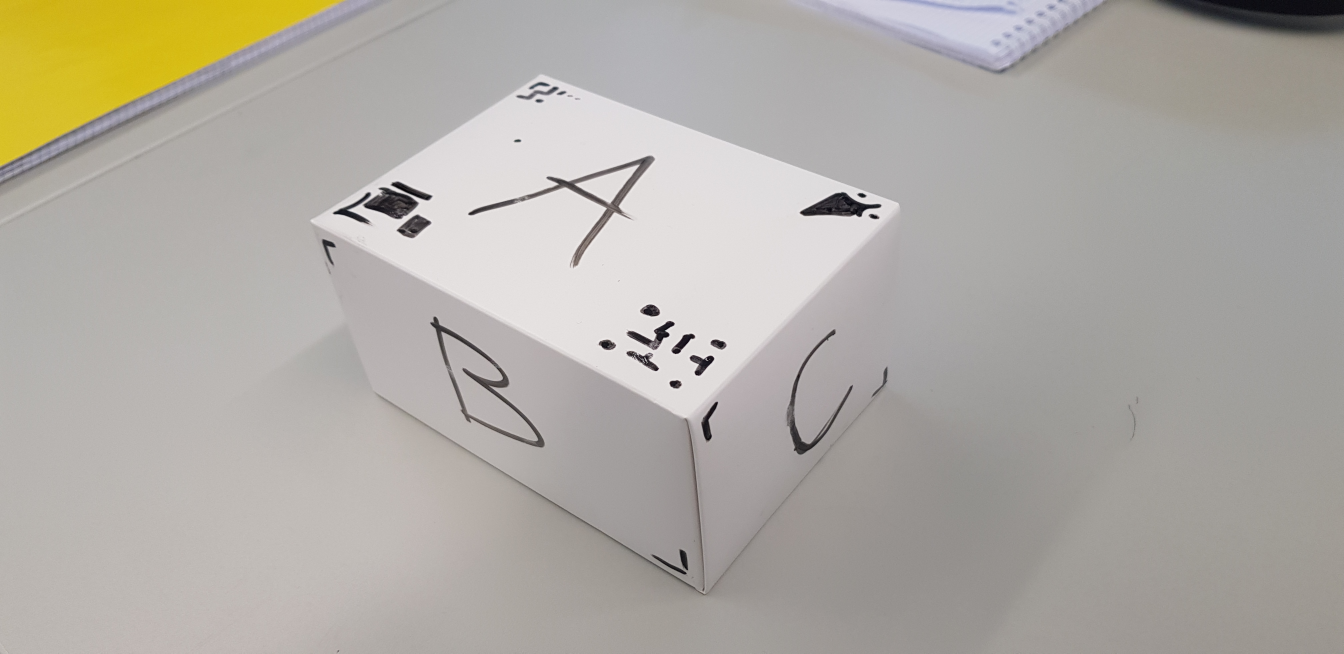
#> input picture _img/perspective.jpg, 4032 x 1960 px, found by its file name (shown at 1/3 size)
$ python homography_chess.py
#> lines starting #> are read from the running program, lines starting #| are printed output that depends on the picture
#> in main, img_d is the input picture: shape (1960, 4032, 3); mean R, G, B 176, 171.8, 164.7
import numpy as np
import matplotlib.pyplot as plt
import lib.cppmodule as cpp # path from vs code root --> cd to /app/python
import time

# --- Constants ----------------------------------------------------------- #
FIGURE_SIZE = (12, 9)

# --- Functions ----------------------------------------------------------- #

def plotPointsOnImage(img: np.ndarray, points: np.ndarray):
    plt.figure()
    plt.imshow(img)
    for point in points:
        plt.plot(point[1], point[0], 'o')
    plt.title("image with points at specified coordinates")
    plt.xlabel("coordinate 1")
    plt.ylabel("coordinate 0")
    plt.show(block=False)

# solve system of equations to find H_d_u
def homographyFrom4PointCorrespondences(x_d: np.ndarray, x_u: np.ndarray) -> np.ndarray:

    A = np.zeros((8,8))
    y = np.zeros(8)

    for n in range(4): # for each reference point generate two lines of the EqSys
        xu = x_u[n][0]; yu = x_u[n][1]
        xd = x_d[n][0]; yd = x_d[n][1]

        x_idx = 2*n
        y_idx = 2*n + 1

        A[x_idx] = np.array([xu, yu, 1, 0 , 0 , 0, -xd*xu, -xd*yu])
        A[y_idx] = np.array([0 , 0 , 0, xu, yu, 1, -yd*xu, -yd*yu])

        y[x_idx] = xd
        y[y_idx] = yd

    h_coefs = np.linalg.solve(A, y)
    H_d_u = np.append(h_coefs, [1]).reshape((3,3))
    return H_d_u

def hom2inhom(xhom):
    return xhom[0:2]/xhom[2]

def inhom2hom(x):
    xhom = np.ones(3)
    xhom[0:2] = x
    return xhom

def pointwiseUndistort(H_d_u, img_d, M, N):
#> called with H_d_u = array of shape (3, 3), M = 600, N = 800
    img_u = np.empty((M,N,3), np.uint8)
    for m in range(M):
        for n in range(N):
            # Change to hom. coords, do transform, go back to inhom coords
            xu = np.array([m, n])
            xu_hom = inhom2hom(xu)

            xd_hom = H_d_u@xu_hom # hom. transform

            xd = hom2inhom(xd_hom)
            xd = np.round(xd).astype(int) # get integer coords

            # Use transformed coords to get pixel value
            img_u[m][n] = img_d[xd[0], xd[1], :] # last dimensions: rgb channels
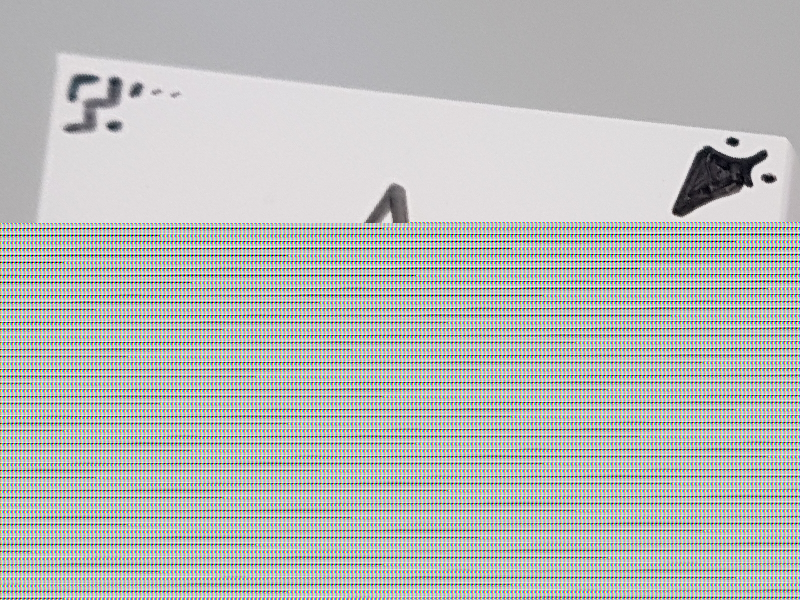
#> img_u: shape (600, 800, 3); mean R, G, B 185.8, 185, 185.6
    return img_u

def main():
    # Reading image
    imgName = '/app/_img/perspective.jpg'
    img_d = plt.imread(imgName)

    # [14 lines of commented-out code are left out]
    M, N = 600, 800
    x_d = np.array([[163, 1605], [459, 2841], [722, 875], [1300, 2206]])
    x_u = np.array([[0, 0], [0, N-1], [M-1, 0], [M-1, N-1]])


    # Show reference points in original, distorted image
    # plotPointsOnImage(img_d, x_d)

    H_d_u = homographyFrom4PointCorrespondences(x_d, x_u)


    # img_u_shape = (M, N, 3)
    # cpp.pointwiseUndistort(img_d, H_d_u, img_u_shape)

    img_u = pointwiseUndistort(H_d_u, img_d, M, N)
    plt.imshow(img_u)
    plt.show()

if __name__ == "__main__":
#> (the run stopped early here; a loop or call above may not have finished)
